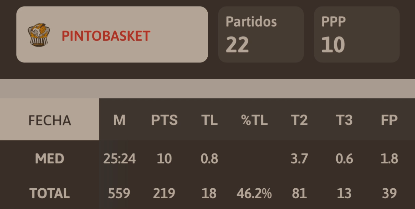
#> input picture Pintobasket/Castro Diéguez.PNG, 415 x 209 px; its folder holds only this picture in this run
$ python scout.py
#> lines starting #> are read from the running program, lines starting #| are printed output that depends on the picture
import os
import cv2
import pytesseract
from PIL import Image
import pandas as pd


def preprocess_image(image_path):
    # Load image
#> called with image_path = './Pintobasket/Castro Diéguez.PNG'
    image = cv2.imread(image_path, cv2.IMREAD_GRAYSCALE)
#> image: shape (209, 415); min 46, max 173, mean 84.9

    # Define rectangle properties
    rects = [
        ((0, 0), (image.shape[1] // 2, image.shape[0] // 3)),
        ((0, 0), (image.shape[1] // 5, image.shape[0])),
        ((0, image.shape[0] // 3), (image.shape[1], image.shape[0] // 3 + image.shape[0] // 3)),
    ]

    # Draw rectangles on the original image
    for (top_left, bottom_right) in rects:
        cv2.rectangle(image, top_left, bottom_right, 255, thickness=cv2.FILLED)
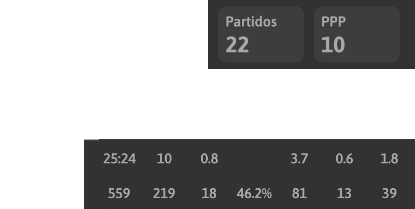
#> image: shape (209, 415); min 46, max 255, mean 170.1

    # Invert colors if needed
    inverted_image = cv2.bitwise_not(image)
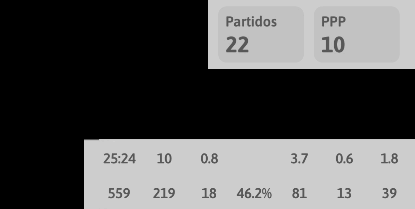
#> inverted_image: shape (209, 415); min 0, max 209, mean 84.9

    # Save the image with the rectangles
    #cv2.imwrite('inverted_image_with_rectangle.png', inverted_image)

    # Resize for better OCR accuracy
    scaled_image = cv2.resize(inverted_image, None, fx=2, fy=2, interpolation=cv2.INTER_CUBIC)
    #cv2.imwrite('scaled_image_with_rectangle.png', scaled_image)

    return scaled_image

def extract_text(image):
    image_pil = Image.fromarray(image)
    custom_config = r'--oem 3 --psm 11 -c tessedit_char_whitelist=0123456789.:%'

#> (the run stopped early here; a loop or call above may not have finished)

$ run again, on Pintobasket/Santos Chillón.PNG
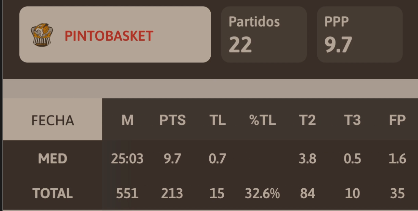
#> input picture Pintobasket/Santos Chillón.PNG, 418 x 211 px
#> after the loop in preprocess_image, `for (top_left, bottom_right) in rects:`:
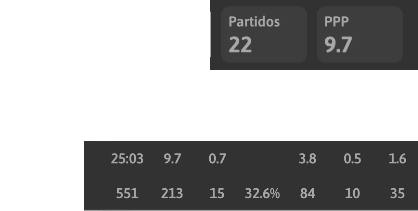
#> image: shape (211, 418); min 46, max 255, mean 170.8
#> in preprocess_image, `scaled_image = cv2.resize(inverted_image, None, fx=2, fy=2, interpolat..`:
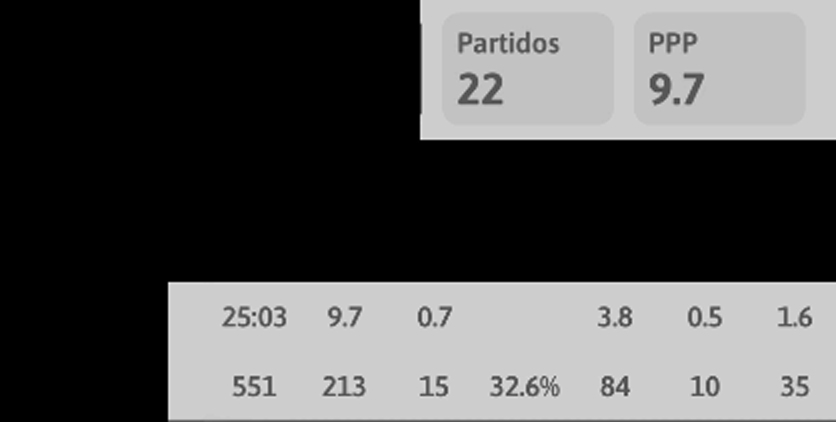
#> scaled_image: shape (422, 836); min 0, max 251, mean 84.3
